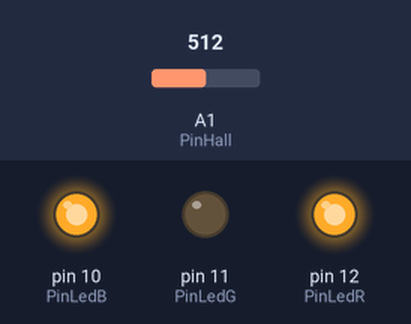
Simulated run of this sketch. Board: Arduino Uno, built with avr-gcc and run on an emulated ATmega328P. On the bench: output pins drawn as LEDs (lit = HIGH). The test bench sets the inputs (shaded band); at power-on: A1 (PinHall) = 512.

Above: at 1.2 s.
1.3 s: A1 (PinHall) set to 536
At 1.8 s:
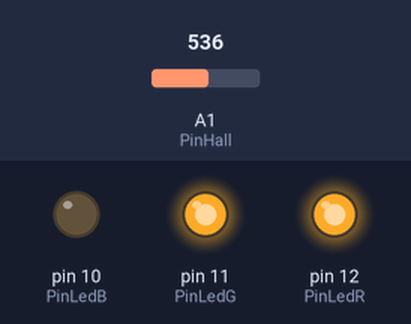
2.8 s: A1 (PinHall) set to 306
At 4.0 s:
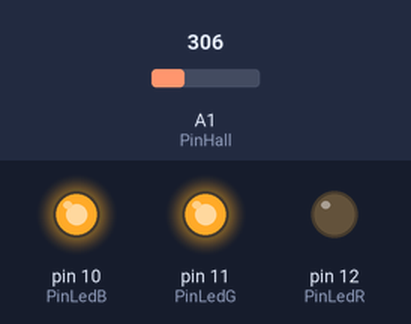
4.3 s: A1 (PinHall) set to 511
At 5.3 s:
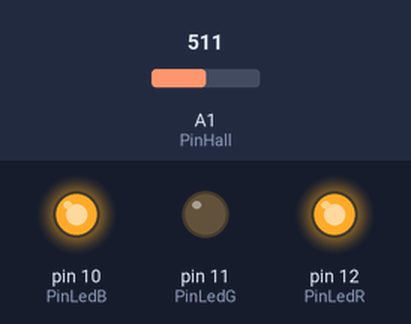
5.8 s: A1 (PinHall) set to 716
At 6.5 s:
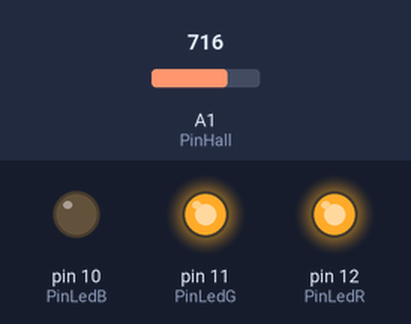
Timing chart, 0 to 8.3 s (numbered marks = the images above; inputs shaded):
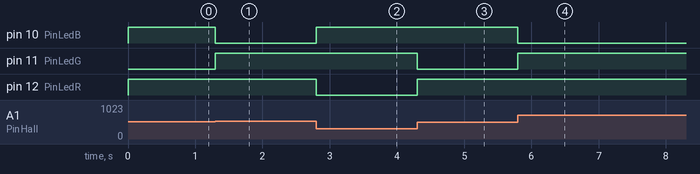

Measured:
- the behaviour switches between 521 and 522 on A1 (PinHall) (found by bisection; images 0 and 1)
- after the input at 1.3 s, pin 10 (PinLedB): HIGH → LOW at once; pin 11 (PinLedG): LOW → HIGH at once
- after the input at 2.8 s, pin 10 (PinLedB): LOW → HIGH at once; pin 12 (PinLedR): HIGH → LOW at once
- after the input at 4.3 s, pin 11 (PinLedG): HIGH → LOW at once; pin 12 (PinLedR): LOW → HIGH at once
- after the input at 5.8 s, pin 10 (PinLedB): HIGH → LOW at once; pin 11 (PinLedG): LOW → HIGH at once

The sketch:

Lesson_15.ino
```cpp
const int PinHall = A1;                   //  Константа с № аналогового входа к которому подключён Датчик
const int PinLedR = 12;                   //  Константа с № вывода к которому подключён светодиод R
const int PinLedG = 11;                   //  Константа с № вывода к которому подключён светодиод G
const int PinLedB = 10;                   //  Константа с № вывода к которому подключён светодиод B
      int ValHall = 0;                    //  Переменная для хранения данных с датчика (0...1023)
      int ValLED  = 0;                    //  Переменная указывающая какой светодиод включить (-1, 0, +1)

void setup(){                             //  Код внутри функции setup выполняется однократно при старте
    pinMode(PinLedR, OUTPUT);             //  Конфигурируем вывод, PinLedR как выход
    pinMode(PinLedG, OUTPUT);             //  Конфигурируем вывод, PinLedR как выход
    pinMode(PinLedB, OUTPUT);             //  Конфигурируем вывод, PinLedR как выход
}                                         //  Аналоговый вход PinHall можно не конфигурировать!

void loop(){                              //  Код внутри функции loop выполняется постоянно
    ValHall = analogRead(PinHall);        //  Считываем напряжение с аналогового входа PinHall
    ValLED  = 0;                          //  Обнуляем переменную ValLED
    if(ValHall<(511-10)){ValLED=-1;}      //  Присваиваем ValLED значение -1, если ValHall < 512-10
    if(ValHall>(511+10)){ValLED=+1;}      //  Присваиваем ValLED значение +1, если ValHall > 512+10
    digitalWrite(PinLedR,!(ValLED==-1));  //  Включаем красный светодиод, если ValLED равно -1
    digitalWrite(PinLedG,!(ValLED== 0));  //  Включаем зелёный светодиод, если ValLED равно  0
    digitalWrite(PinLedB,!(ValLED== 1));  //  Включаем синий   светодиод, если ValLED равно +1
}
```
